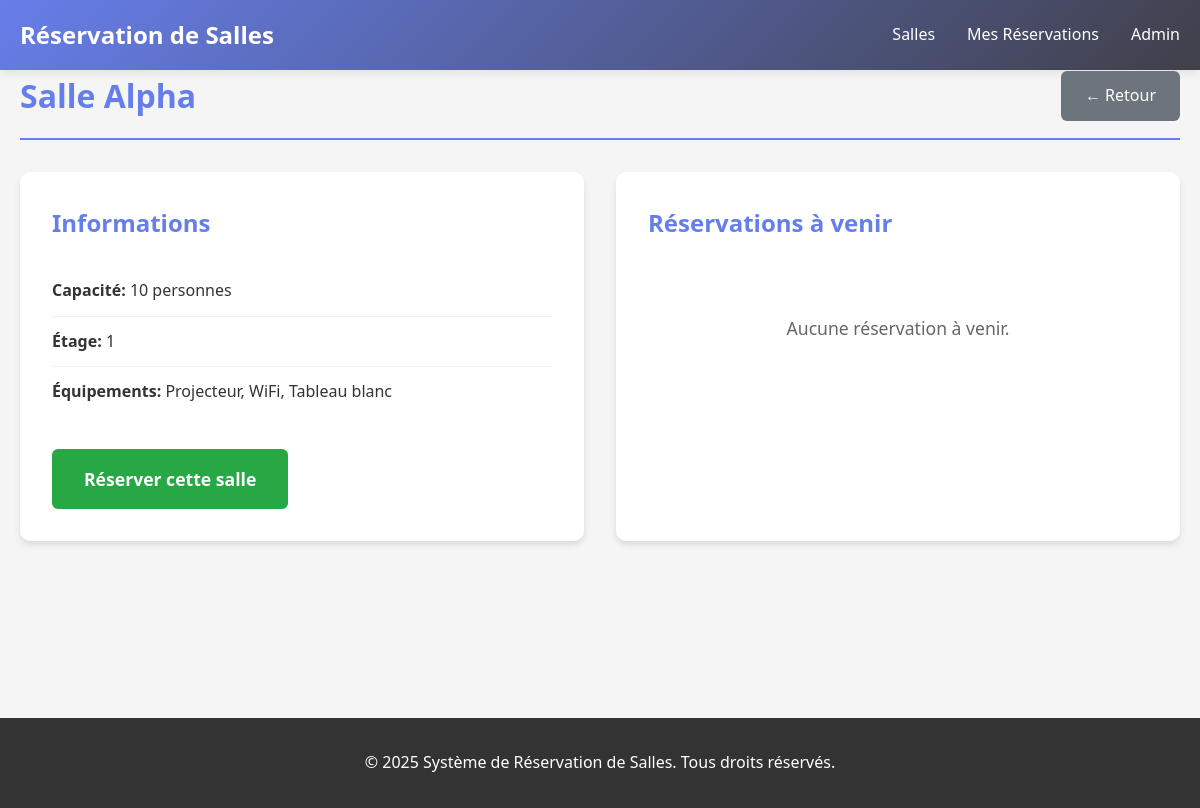
Before: /salles/salle/1/ with the older database file.
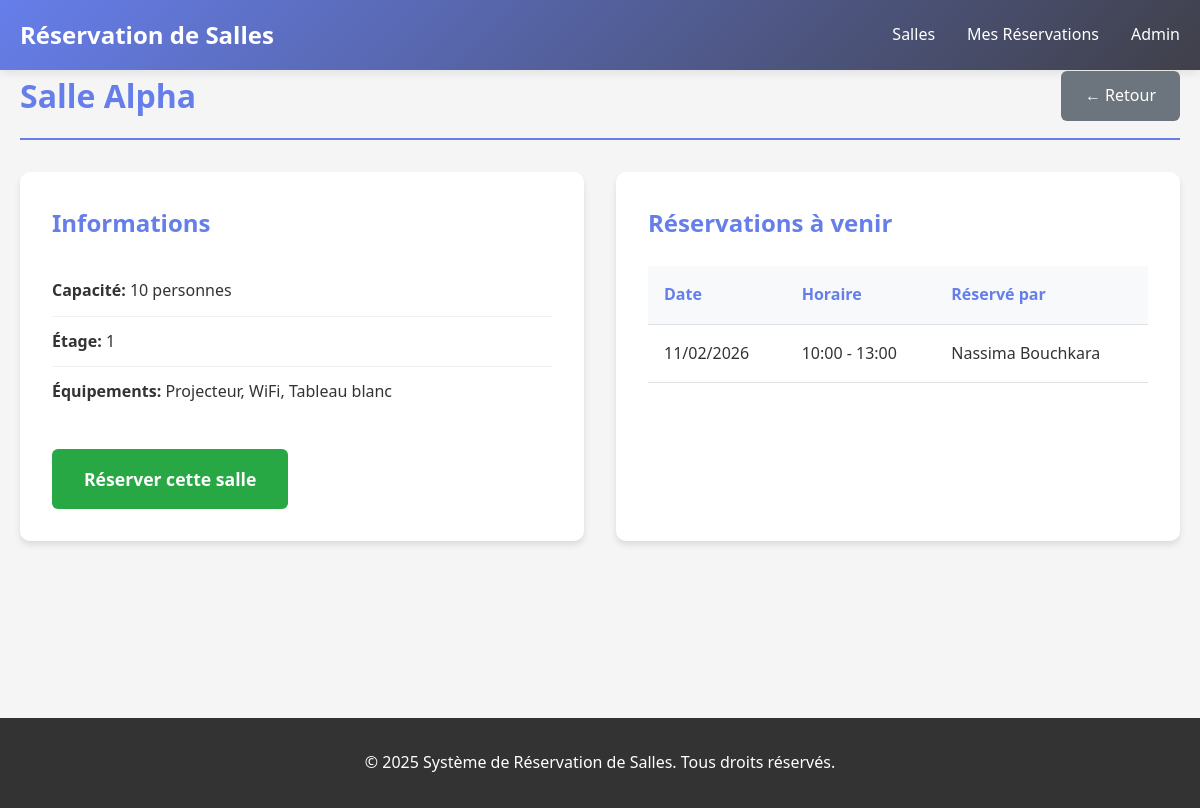
After: the same page with the newer database file.
### Salles/models.py (models this page shows, shortened)
class Salle(models.Model):
    nom = models.CharField(max_length=100, verbose_name="Nom de la salle")
    capacite = models.IntegerField(verbose_name="Capacité")
    equipements = models.TextField(verbose_name="Équipements disponibles")
    etage = models.IntegerField(verbose_name="Étage")
    image_url = models.URLField(blank=True, verbose_name="URL de l'image")
    class Meta:
        verbose_name = "Salle"
        verbose_name_plural = "Salles"

class Reservation(models.Model):
    salle = models.ForeignKey(Salle, on_delete=models.CASCADE, verbose_name="Salle")
    nom_utilisateur = models.CharField(max_length=100, verbose_name="Nom")
    email = models.EmailField(verbose_name="Email")
    date = models.DateField(verbose_name="Date de réservation")
    heure_debut = models.TimeField(verbose_name="Heure de début")
    heure_fin = models.TimeField(verbose_name="Heure de fin")
    motif = models.TextField(verbose_name="Motif de la réservation")
    nombre_participants = models.IntegerField(verbose_name="Nombre de participants")
    validee = models.BooleanField(default=True, verbose_name="Validée")
    date_creation = models.DateTimeField(auto_now_add=True, verbose_name="Date de création")
    class Meta:
        verbose_name = "Réservation"
        verbose_name_plural = "Réservations"
        ordering = ['-date', '-heure_debut']

### Salles/views.py (the view)
# urls.py: path('salle/<int:salle_id>/', views.detail_salle, name='detail_salle'),
def detail_salle(request, salle_id):
    salle = get_object_or_404(Salle, pk=salle_id)
    reservations = Reservation.objects.filter(
        salle=salle,
        date__gte=date.today(),
        validee=True
    ).order_by('date', 'heure_debut')[:10]
    context = {
        'salle': salle,
        'reservations': reservations,
    }
    return render(request, 'Salles/detail_salle.html', context)

### Salles/templates/Salles/detail_salle.html (shortened to what this page needs)
{% extends 'Salles/base.html' %}
{% block content %}
<div class="page-header">
    <h2>{{ salle.nom }}</h2>
    <a href="{% url 'salles:liste_salles' %}" class="btn btn-secondary">← Retour</a>
</div>
<div class="salle-detail">
    <div class="detail-card">
        <h3>Informations</h3>
        <ul class="info-list">
            <li><strong>Capacité:</strong> {{ salle.capacite }} personnes</li>
            <li><strong>Étage:</strong> {{ salle.etage }}</li>
            <li><strong>Équipements:</strong> {{ salle.equipements }}</li>
        </ul>
        <a href="{% url 'salles:reserver' salle.id %}" class="btn btn-success btn-large">
            Réserver cette salle
        </a>
    </div>
    <div class="detail-card">
        <h3>Réservations à venir</h3>
        {% if reservations %}
            <table class="reservations-table">
                <thead>
                    <tr>
                        <th>Date</th>
                        <th>Horaire</th>
                        <th>Réservé par</th>
                    </tr>
                </thead>
                <tbody>
                    {% for reservation in reservations %}
                    <tr>
                        <td>{{ reservation.date|date:"d/m/Y" }}</td>
                        <td>{{ reservation.heure_debut|time:"H:i" }} - {{ reservation.heure_fin|time:"H:i" }}</td>
                        <td>{{ reservation.nom_utilisateur }}</td>
                    </tr>
                    {% endfor %}
                </tbody>
            </table>
        {% else %}
            <p class="no-data">Aucune réservation à venir.</p>
        {% endif %}
    </div>
</div>
{% endblock %}

### Salles/templates/Salles/base.html (shortened to what this page needs)
<!DOCTYPE html>
<html lang="fr">
<head>
    {% load static %}
    <link rel="stylesheet" href="{% static 'Salles/css/style.css' %}">
</head>
<body>
    <header>
        <nav class="navbar">
            <div class="container">
                <h1 class="logo"> Réservation de Salles</h1>
                <ul class="nav-links">
                    <li><a href="{% url 'salles:liste_salles' %}">Salles</a></li>
                    <li><a href="{% url 'salles:mes_reservations' %}">Mes Réservations</a></li>
                    <li><a href="/admin/">Admin</a></li>
                </ul>
            </div>
        </nav>
    </header>
    <main class="container">
        {% block content %}{% endblock %}
    </main>
    <footer>
        <div class="container">
            <p>&copy; 2025 Système de Réservation de Salles. Tous droits réservés.</p>
        </div>
    </footer>
</body>
</html>

### Salles/static/Salles/css/style.css (style rules this page uses)
* { margin: 0; padding: 0; box-sizing: border-box; }
body { font-family: 'Segoe UI', Tahoma, Geneva, Verdana, sans-serif; background-color: #f5f5f5; color: #333; line-height: 1.6; }
.container { max-width: 1200px; margin: 0 auto; padding: 0 20px; }
header { background: linear-gradient(135deg, #667eea 0%, #404049 100%); color: white; box-shadow: 0 2px 10px rgba(0,0,0,0.1); }
.navbar { padding: 1rem 0; }
.navbar .container { display: flex; justify-content: space-between; align-items: center; }
.logo { font-size: 1.5rem; font-weight: bold; }
.nav-links { display: flex; list-style: none; gap: 2rem; }
.nav-links a { color: white; text-decoration: none; font-weight: 500; transition: opacity 0.3s; }
main { min-height: calc(100vh - 200px); padding: 2rem 0; }
.page-header { display: flex; justify-content: space-between; align-items: center; margin-bottom: 2rem; padding-bottom: 1rem; border-bottom: 2px solid #667eea; }
.page-header h2 { color: #667eea; font-size: 2rem; }
.btn { padding: 0.75rem 1.5rem; border: none; border-radius: 6px; cursor: pointer; font-size: 1rem; text-decoration: none; display: inline-block; transition: all 0.3s; text-align: center; }
.btn-secondary { background-color: #6c757d; color: white; }
.btn-success { background-color: #28a745; color: white; }
.btn-large { padding: 1rem 2rem; font-size: 1.1rem; font-weight: 600; }
.salle-detail { display: grid; grid-template-columns: 1fr 1fr; gap: 2rem; }
.detail-card { background: white; padding: 2rem; border-radius: 10px; box-shadow: 0 4px 6px rgba(0,0,0,0.1); }
.detail-card h3 { color: #667eea; margin-bottom: 1.5rem; font-size: 1.5rem; }
.info-list { list-style: none; margin-bottom: 2rem; }
.info-list li { padding: 0.75rem 0; border-bottom: 1px solid #f0f0f0; }
.info-list li:last-child { border-bottom: none; }
.reservations-table { width: 100%; border-collapse: collapse; }
.reservations-table thead { background-color: #f8f9fa; }
.reservations-table th, .reservations-table td { padding: 1rem; text-align: left; border-bottom: 1px solid #dee2e6; }
.reservations-table th { font-weight: 600; color: #667eea; }
footer { background-color: #333; color: white; text-align: center; padding: 2rem 0; margin-top: 3rem; }

Changed rows visible on the page:
added Reservation: date "11/02/2026", heure_debut "10:00", heure_fin "13:00", nom_utilisateur "Nassima Bouchkara"
Other visible differences:
text no longer shown: "Aucune réservation à venir."
text now shown: "Date Horaire Réservé par"
